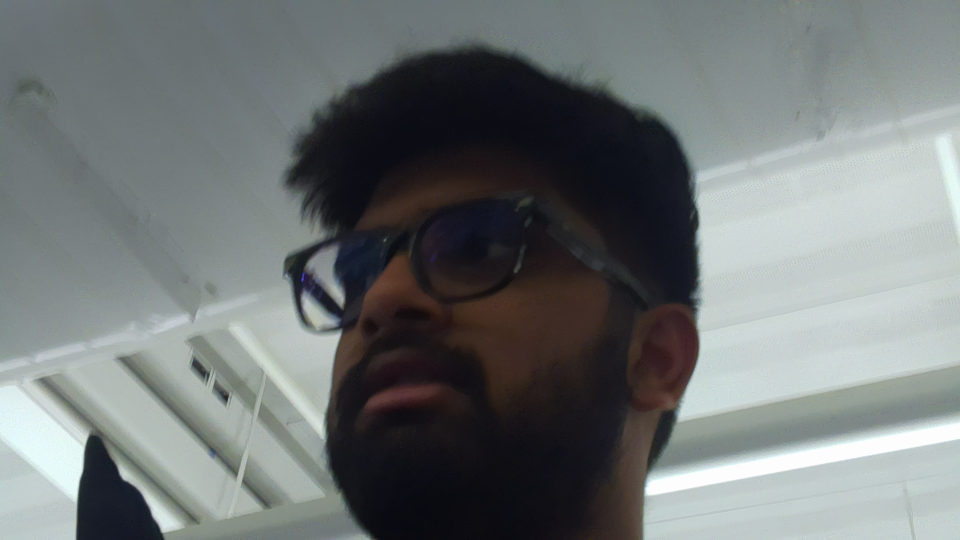
#> input picture Lab2/Face_Rec/dataset/anudeep/anudeep_20260123_235326.jpg, 1920 x 1080 px, given in place of image.jpg, which was not available (shown at 1/2 size)
$ python background_blur.py
#> lines starting #> are read from the running program, lines starting #| are printed output that depends on the picture; after the words box and inside, x2 and y2 are one past the last pixel; in counts of white or black regions, pixels touching at a corner belong together; pictures that were not available may be replaced by others from this repository, and a replacement may not be noted
from picamera2 import Picamera2
import cv2
import numpy as np
import math

# 1. Load an image or use a webcam feed
# For static image:
img = cv2.imread('image.jpg')
#> img is the input picture: shape (1080, 1920, 3); mean B, G, R 117.5, 117.4, 112.2
# For webcam:
# cap = cv2.VideoCapture(0)
# ret, img = cap.read()

# 2. Convert the image from BGR to HSV color space
hsv = cv2.cvtColor(img, cv2.COLOR_BGR2HSV)
#> hsv: shape (1080, 1920, 3); mean H, S, V 88.8, 36.9, 120.7

# 3. Define the lower and upper bounds for the color you want to detect (e.g., green)
# In OpenCV, Hue (H) range is [0, 179], Saturation (S) range is [0, 255], Value (V) range is [0, 255]
# Example values for a common green color range:
lower_green = np.array([36, 25, 25])
upper_green = np.array([86, 255, 255])

# 4. Create a binary mask using cv2.inRange()
# Pixels within the range become white (255), otherwise black (0)
mask = cv2.inRange(hsv, lower_green, upper_green)
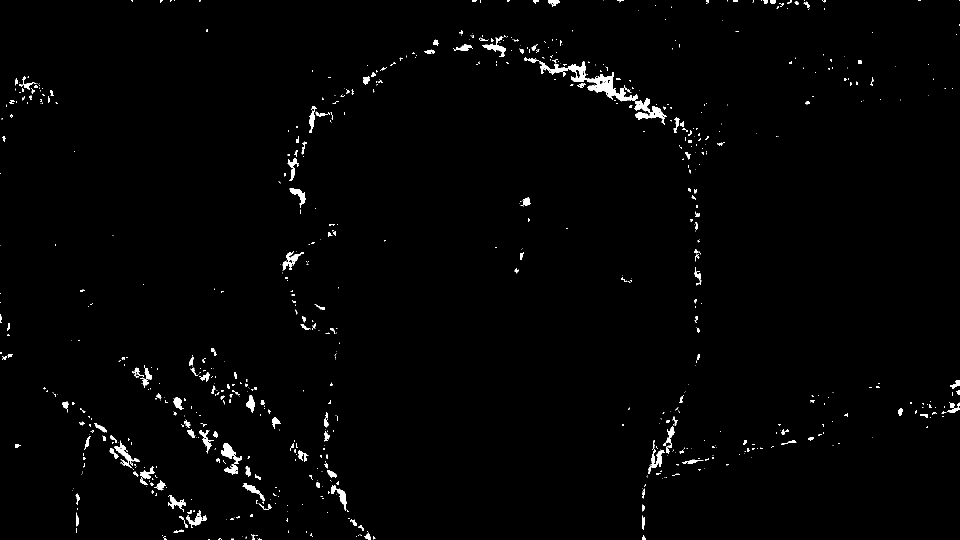
#> mask: shape (1080, 1920) (shown at 1/2 size); 1.4% white; 804 white regions (575 under 20 px), largest, box (x1, y1, x2, y2) and area: (1049, 114, 1334, 250) 5039, (442, 886, 484, 950) 1010, (228, 881, 280, 936) 684

# 5. Apply the mask to the original image using a bitwise AND operation
result = cv2.bitwise_and(img, img, mask=mask)
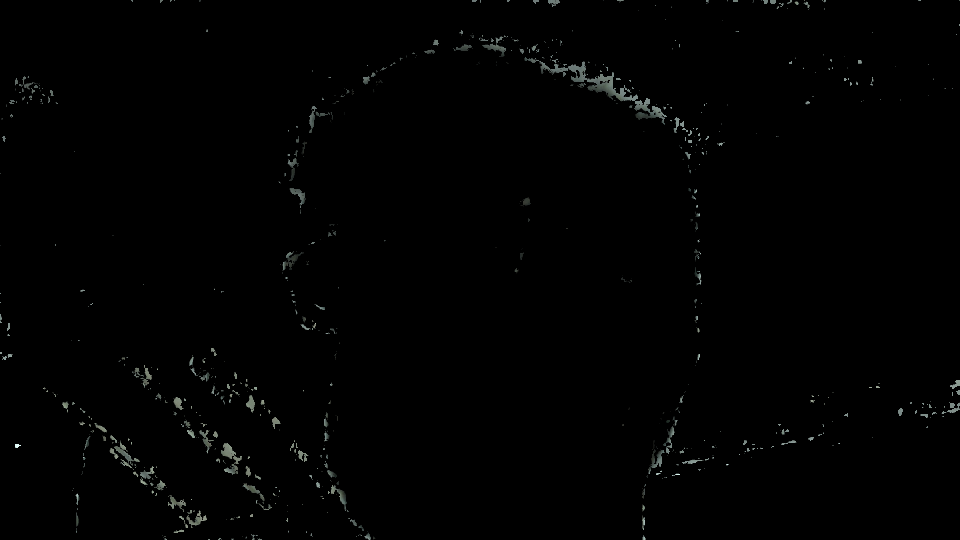
#> result: shape (1080, 1920, 3) (shown at 1/2 size); mean B, G, R 1.5, 1.6, 1.4

# 6. Display the original image, the mask, and the result
cv2.imshow('Original Image', img)
cv2.imshow('Mask', mask)
cv2.imshow('Detected Color Result', result)
cv2.waitKey(0)
cv2.destroyAllWindows()

# For a complete code example with trackbars for live H/S/V tuning, refer to the [OpenCV documentation](

$ run again, on Lab2/Face_Rec/dataset/anudeep/anudeep_20260123_235327.jpg
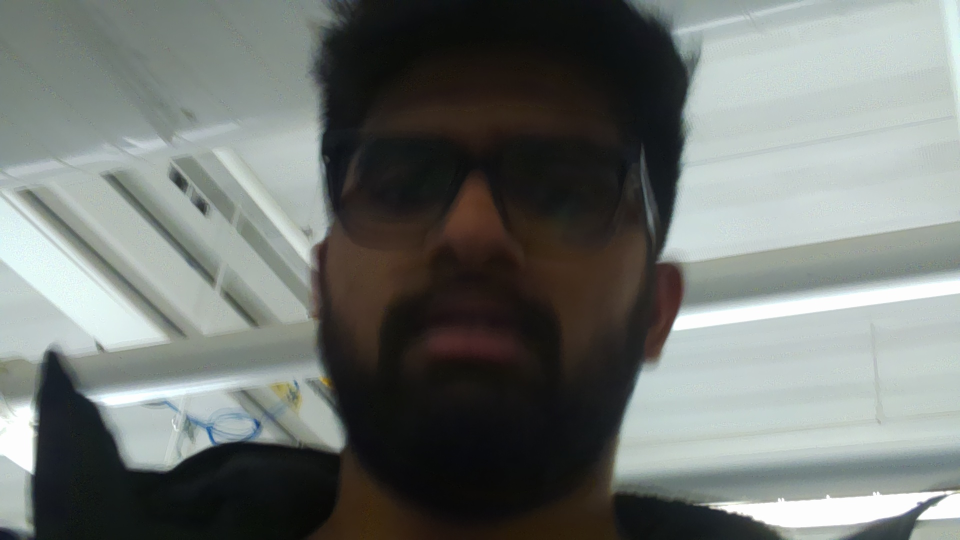
#> input picture Lab2/Face_Rec/dataset/anudeep/anudeep_20260123_235327.jpg, 1920 x 1080 px, given in place of image.jpg, which was not available (shown at 1/2 size)
#> img is the input picture: shape (1080, 1920, 3); mean B, G, R 113.4, 116.8, 112.1
#> hsv: shape (1080, 1920, 3); mean H, S, V 65.1, 38.4, 119.3
#> `mask = cv2.inRange(hsv, lower_green, upper_green)`:
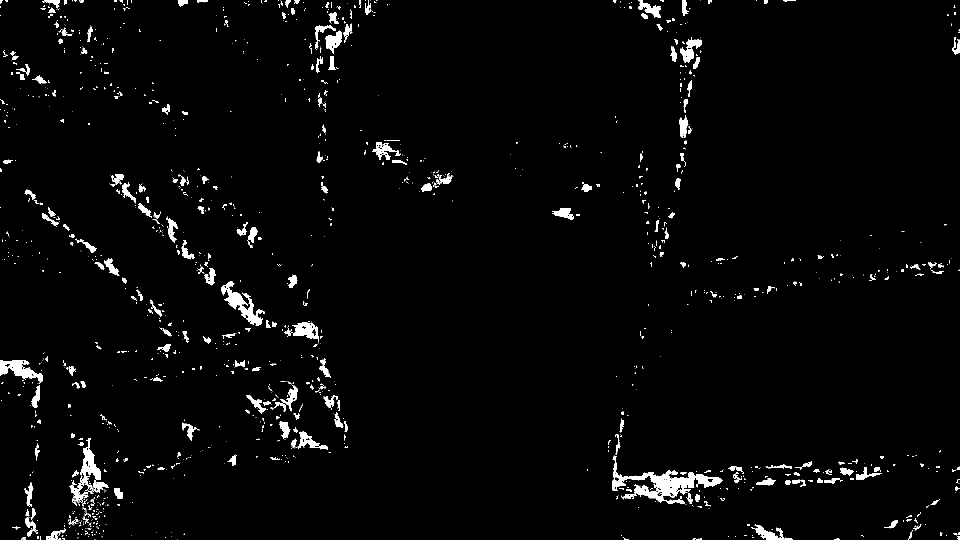
#> mask: shape (1080, 1920) (shown at 1/2 size); 2.7% white; 1351 white regions (1001 under 20 px), largest, box (x1, y1, x2, y2) and area: (1225, 911, 1446, 1008) 6116, (138, 876, 218, 1007) 2641, (442, 562, 530, 652) 2383
#> `result = cv2.bitwise_and(img, img, mask=mask)`:
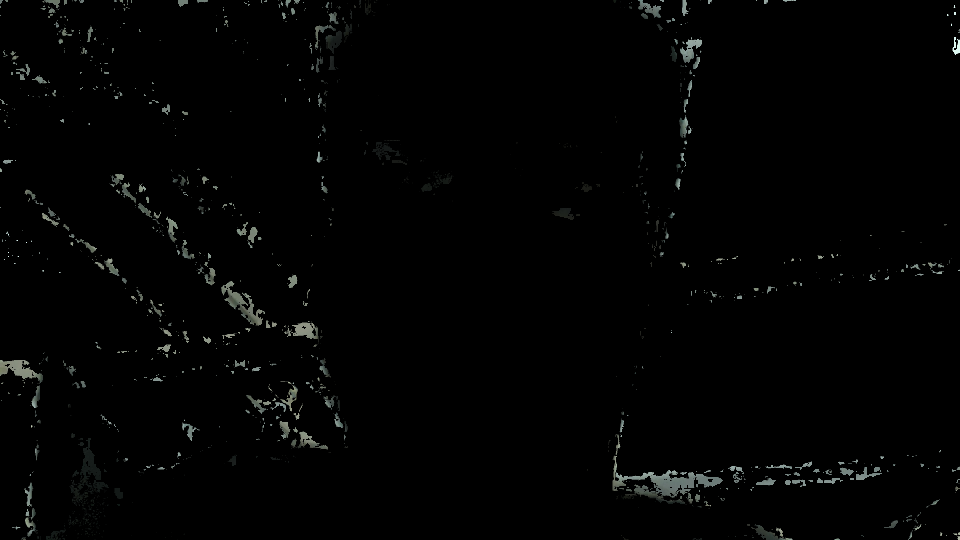
#> result: shape (1080, 1920, 3) (shown at 1/2 size); mean B, G, R 2.7, 2.9, 2.6

$ run again, on Lab2/Face_Rec/dataset/anudeep/anudeep_20260123_235409.jpg
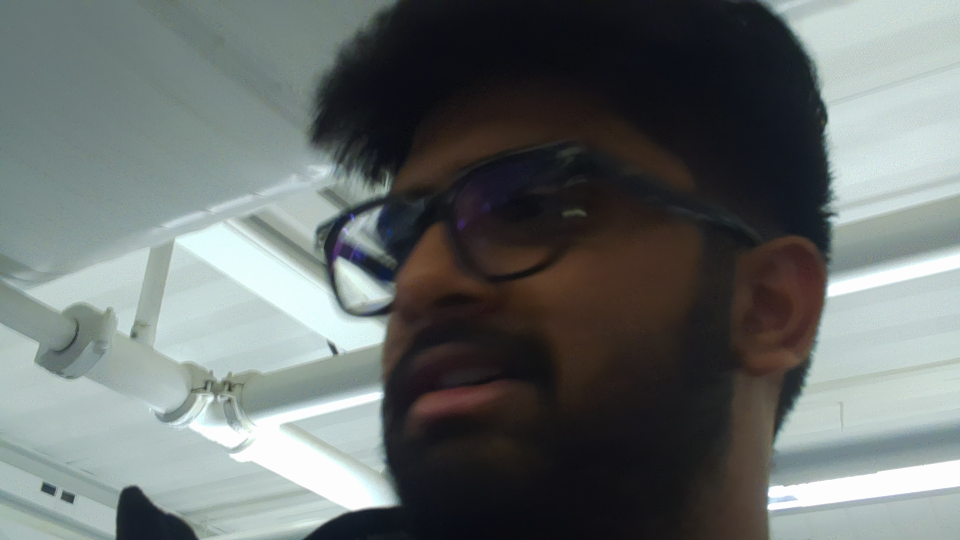
#> input picture Lab2/Face_Rec/dataset/anudeep/anudeep_20260123_235409.jpg, 1920 x 1080 px, given in place of image.jpg, which was not available (shown at 1/2 size)
#> img is the input picture: shape (1080, 1920, 3); mean B, G, R 108.5, 109.8, 103.8
#> hsv: shape (1080, 1920, 3); mean H, S, V 78.8, 46.6, 113.8
#> `mask = cv2.inRange(hsv, lower_green, upper_green)`:
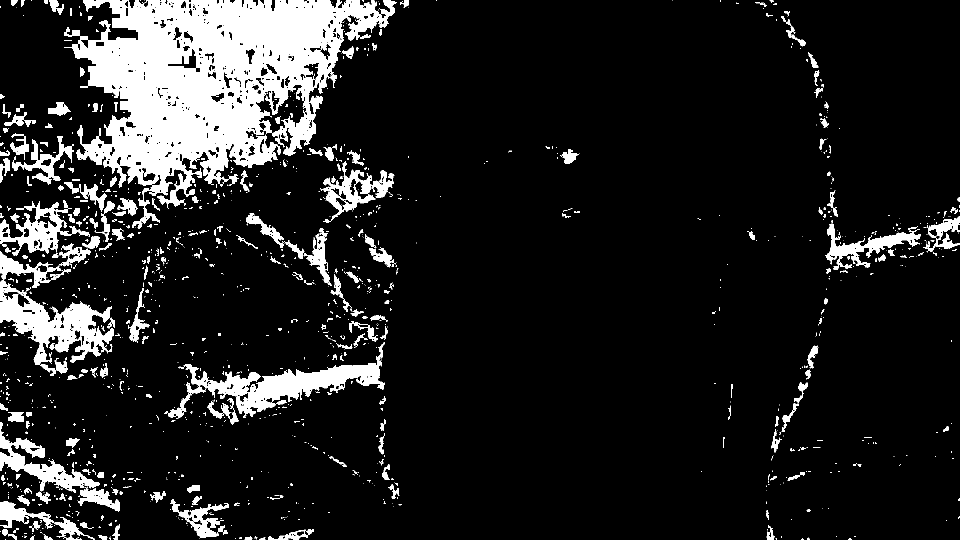
#> mask: shape (1080, 1920) (shown at 1/2 size); 12.8% white; 1305 white regions (956 under 20 px), largest, box (x1, y1, x2, y2) and area: (128, 0, 793, 458) 143142, (0, 486, 230, 752) 20683, (328, 684, 770, 838) 17231
#> `result = cv2.bitwise_and(img, img, mask=mask)`:
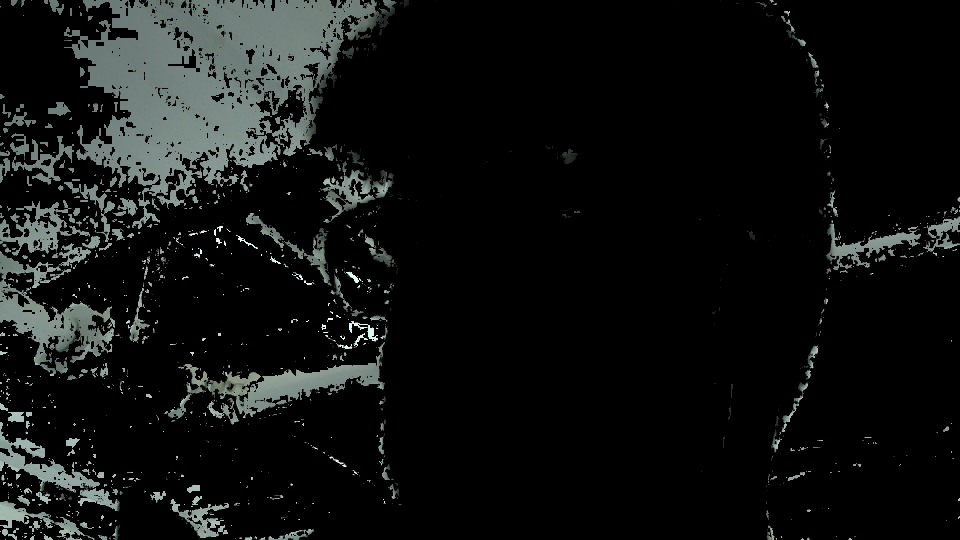
#> result: shape (1080, 1920, 3) (shown at 1/2 size); mean B, G, R 17.2, 17.8, 15.8
